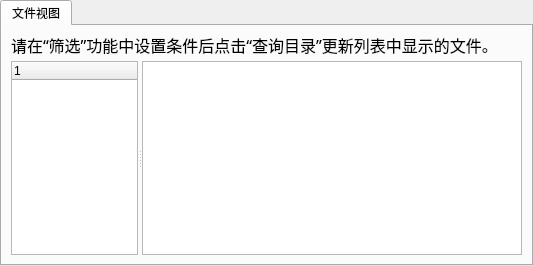
         <widget class="QTabWidget" name="tabWidget">
          <property name="currentIndex">
           <number>0</number>
          </property>
          <widget class="QWidget" name="tabFile">
           <attribute name="title">
            <string>文件视图</string>
           </attribute>
           <layout class="QVBoxLayout" name="verticalLayout_6">
            <item>
             <widget class="QLabel" name="label_4">
              <property name="minimumSize">
               <size>
                <width>0</width>
                <height>20</height>
               </size>
              </property>
              <property name="maximumSize">
               <size>
                <width>16777215</width>
                <height>20</height>
               </size>
              </property>
              <property name="font">
               <font>
                <family>宋体</family>
                <pointsize>12</pointsize>
               </font>
              </property>
              <property name="text">
               <string>请在“筛选”功能中设置条件后点击“查询目录”更新列表中显示的文件。</string>
              </property>
             </widget>
            </item>
            <item>
             <layout class="QGridLayout" name="gridLayout_2">
              <item row="0" column="0">
               <widget class="QSplitter" name="splitter">
                <property name="sizePolicy">
                 <sizepolicy hsizetype="Preferred" vsizetype="Preferred">
                  <horstretch>0</horstretch>
                  <verstretch>0</verstretch>
                 </sizepolicy>
                </property>
                <property name="orientation">
                 <enum>Qt::Horizontal</enum>
                </property>
                <widget class="QTreeWidget" name="treeFile">
                 <property name="sizePolicy">
                  <sizepolicy hsizetype="Expanding" vsizetype="Expanding">
                   <horstretch>1</horstretch>
                   <verstretch>0</verstretch>
                  </sizepolicy>
                 </property>
                 <property name="minimumSize">
                  <size>
                   <width>0</width>
                   <height>0</height>
                  </size>
                 </property>
                 <property name="maximumSize">
                  <size>
                   <width>160</width>
                   <height>16777215</height>
                  </size>
                 </property>
                 <property name="styleSheet">
                  <string notr="true">font: 12pt &quot;宋体&quot;;</string>
                 </property>
                 <column>
                  <property name="text">
                   <string notr="true">1</string>
                  </property>
                 </column>
                </widget>
                <widget class="QTableWidget" name="tableFile">
                 <property name="sizePolicy">
                  <sizepolicy hsizetype="Expanding" vsizetype="Expanding">
                   <horstretch>3</horstretch>
                   <verstretch>0</verstretch>
                  </sizepolicy>
                 </property>
                 <property name="styleSheet">
                  <string notr="true">font: 12pt &quot;宋体&quot;;</string>
                 </property>
                 <property name="dragDropMode">
                  <enum>QAbstractItemView::DropOnly</enum>
                 </property>
                </widget>
               </widget>
              </item>
             </layout>
            </item>
           </layout>
          </widget>
         </widget>
